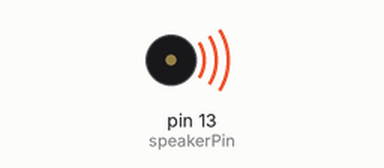
A sketch run on a simulated Arduino Uno, built with avr-gcc and run on an emulated ATmega328P. On the bench: buzzer (waves = sounding).

Above: at 0.2 s.
Timing chart, 0 to 27.3 s (numbered marks = the images above):
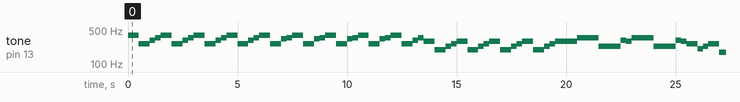

The sketch:

fullSongWithoutLights.ino
```cpp
#define NOTE_B0  31
#define NOTE_C1  33
#define NOTE_CS1 35
#define NOTE_D1  37
#define NOTE_DS1 39
#define NOTE_E1  41
#define NOTE_F1  44
#define NOTE_FS1 46
#define NOTE_G1  49
#define NOTE_GS1 52
#define NOTE_A1  55
#define NOTE_AS1 58
#define NOTE_B1  62
#define NOTE_C2  65
#define NOTE_CS2 69
#define NOTE_D2  73
#define NOTE_DS2 78
#define NOTE_E2  82
#define NOTE_F2  87
#define NOTE_FS2 93
#define NOTE_G2  98
#define NOTE_GS2 104
#define NOTE_A2  110
#define NOTE_AS2 117
#define NOTE_B2  123
#define NOTE_C3  131
#define NOTE_CS3 139
#define NOTE_D3  147
#define NOTE_DS3 156
#define NOTE_E3  165
#define NOTE_F3  175
#define NOTE_FS3 185
#define NOTE_G3  196
#define NOTE_GS3 208
#define NOTE_A3  220
#define NOTE_AS3 233
#define NOTE_B3  247
#define NOTE_C4  262
#define NOTE_CS4 277
#define NOTE_D4  294
#define NOTE_DS4 311
#define NOTE_E4  330
#define NOTE_F4  349
#define NOTE_FS4 370
#define NOTE_G4  392
#define NOTE_GS4 415
#define NOTE_A4  440
#define NOTE_AS4 466
#define NOTE_B4  494
#define NOTE_C5  523
#define NOTE_CS5 554
#define NOTE_D5  587
#define NOTE_DS5 622
#define NOTE_E5  659
#define NOTE_F5  698
#define NOTE_FS5 740
#define NOTE_G5  784
#define NOTE_GS5 831
#define NOTE_A5  880
#define NOTE_AS5 932
#define NOTE_B5  988
#define NOTE_C6  1047
#define NOTE_CS6 1109
#define NOTE_D6  1175
#define NOTE_DS6 1245
#define NOTE_E6  1319
#define NOTE_F6  1397
#define NOTE_FS6 1480
#define NOTE_G6  1568
#define NOTE_GS6 1661
#define NOTE_A6  1760
#define NOTE_AS6 1865
#define NOTE_B6  1976
#define NOTE_C7  2093
#define NOTE_CS7 2217
#define NOTE_D7  2349
#define NOTE_DS7 2489
#define NOTE_E7  2637
#define NOTE_F7  2794
#define NOTE_FS7 2960
#define NOTE_G7  3136
#define NOTE_GS7 3322
#define NOTE_A7  3520
#define NOTE_AS7 3729
#define NOTE_B7  3951
#define NOTE_C8  4186
#define NOTE_CS8 4435
#define NOTE_D8  4699
#define NOTE_DS8 4978

int speakerPin = 13;

void setup() {
    pinMode(speakerPin, OUTPUT);
}

void loop() {
    GameOfThrones();
}


void GameOfThrones() {
  for(int i=0; i<4; i++) {
    tone(speakerPin, NOTE_G4);
    delay(500);
    noTone(speakerPin);

    tone(speakerPin, NOTE_C4);
    delay(500);
    noTone(speakerPin);

    tone(speakerPin, NOTE_DS4);
    delay(250);
    noTone(speakerPin);

    tone(speakerPin, NOTE_F4);
    delay(250);
    noTone(speakerPin);
  }

  for(int i=0; i<4; i++){
    tone(speakerPin, NOTE_G4);
    delay(500);
    noTone(speakerPin);

    tone(speakerPin, NOTE_C4);
    delay(500);
    noTone(speakerPin);

    tone(speakerPin, NOTE_E4);
    delay(250);
    noTone(speakerPin);

    tone(speakerPin, NOTE_F4);
    delay(250);
    noTone(speakerPin);
  }

    tone(speakerPin, NOTE_G4);
    delay(500);
    noTone(speakerPin);

    tone(speakerPin, NOTE_C4);
    delay(500);

    tone(speakerPin, NOTE_DS4);
    delay(250);
    noTone(speakerPin);

    tone(speakerPin, NOTE_F4);
    delay(250);
    noTone(speakerPin);

    tone(speakerPin, NOTE_D4);
    delay(500);
    noTone(speakerPin);

  for(int i=0; i<3; i++) {
    tone(speakerPin, NOTE_G3);
    delay(500);
    noTone(speakerPin);

    tone(speakerPin, NOTE_AS3);
    delay(250);
    noTone(speakerPin);

    tone(speakerPin, NOTE_C4);
    delay(250);
    noTone(speakerPin);

    tone(speakerPin, NOTE_D4);
    delay(500);
    noTone(speakerPin);
  }//

      tone(speakerPin, NOTE_G3);
      delay(500);
      noTone(speakerPin);

      tone(speakerPin, NOTE_AS3);
      delay(250);
      noTone(speakerPin);

      tone(speakerPin, NOTE_C4);
      delay(250);
      noTone(speakerPin);

      tone(speakerPin, NOTE_D4);
      delay(1000);
      noTone(speakerPin);

      tone(speakerPin, NOTE_F4);
      delay(1000);
      noTone(speakerPin);

      tone(speakerPin, NOTE_AS3);
      delay(1000);
      noTone(speakerPin);

      tone(speakerPin, NOTE_DS4);
      delay(250);
      noTone(speakerPin);

      tone(speakerPin, NOTE_D4);
      delay(250);
      noTone(speakerPin);

      tone(speakerPin, NOTE_F4);
      delay(1000);
      noTone(speakerPin);

      tone(speakerPin, NOTE_AS3);
      delay(1000);
      noTone(speakerPin);

      tone(speakerPin, NOTE_DS4);
      delay(250);
      noTone(speakerPin);

      tone(speakerPin, NOTE_D4);
      delay(250);
      noTone(speakerPin);

      tone(speakerPin, NOTE_C4);
      delay(500);
      noTone(speakerPin);

  for(int i=0; i<3; i++) {
      tone(speakerPin, NOTE_GS3);
      delay(250);
      noTone(speakerPin);

      tone(speakerPin, NOTE_AS3);
      delay(250);
      noTone(speakerPin);

      tone(speakerPin, NOTE_C4);
      delay(500);
      noTone(speakerPin);

      tone(speakerPin, NOTE_F3);
      delay(500);
      noTone(speakerPin);
  }

    tone(speakerPin, NOTE_G4);
    delay(1000);
    noTone(speakerPin);

    tone(speakerPin, NOTE_C4);
    delay(1000);
    noTone(speakerPin);

    tone(speakerPin, NOTE_DS4);
    delay(250);
    noTone(speakerPin);

    tone(speakerPin, NOTE_F4);
    delay(250);
    noTone(speakerPin);

    tone(speakerPin, NOTE_G4);
    delay(1000);
    noTone(speakerPin);

    tone(speakerPin, NOTE_C4);
    delay(1000);
    noTone(speakerPin);

    tone(speakerPin, NOTE_DS4);
    delay(250);
    noTone(speakerPin);

    tone(speakerPin, NOTE_F4);
    delay(250);
    noTone(speakerPin);

    tone(speakerPin, NOTE_D4);
    delay(500);
    noTone(speakerPin);

  for(int i=0; i<4; i++) {
    tone(speakerPin, NOTE_G3);
    delay(500);
    noTone(speakerPin);

    tone(speakerPin, NOTE_AS3);
    delay(250);
    noTone(speakerPin);

    tone(speakerPin, NOTE_C4);
    delay(250);
    noTone(speakerPin);

    tone(speakerPin, NOTE_D4);
    delay(500);
    noTone(speakerPin);
  }
}
```

Measured:
- by itself, tone on pin 13 (speakerPin): plays 392 Hz for 0.50 s, 262 Hz for 0.50 s, 311 Hz for 0.25 s, 349 Hz for 0.25 s, 392 Hz for 0.50 s, 262 Hz for 0.50 s … (307 notes in this stretch)
